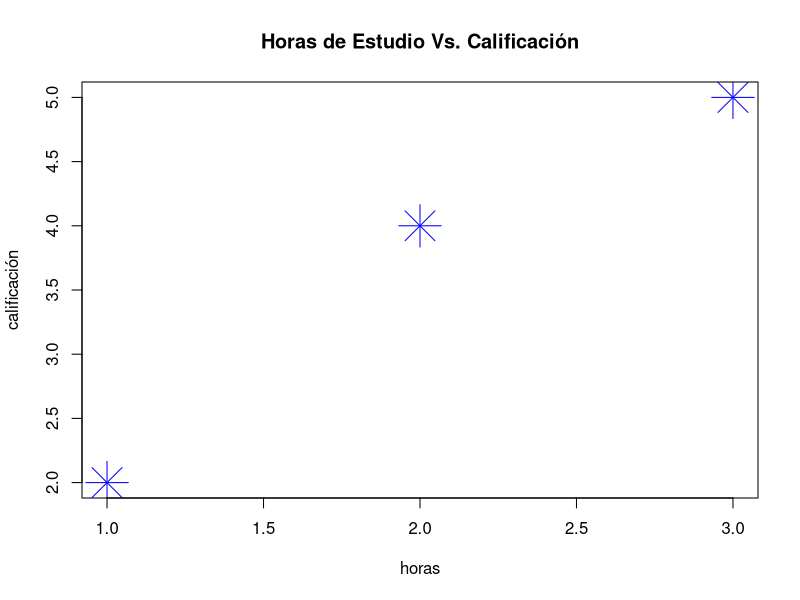

The R source for this figure:
## ---- chunk 1
#| echo: false
#| warning: false

x <- c(1,2,3)
y <- c(2,4,5)
plot(x,y,col='blue', 
     pch=8,
     cex=4,
     main='Horas de Estudio Vs. Calificación',
     xlab= 'horas',
     ylab='calificación')
